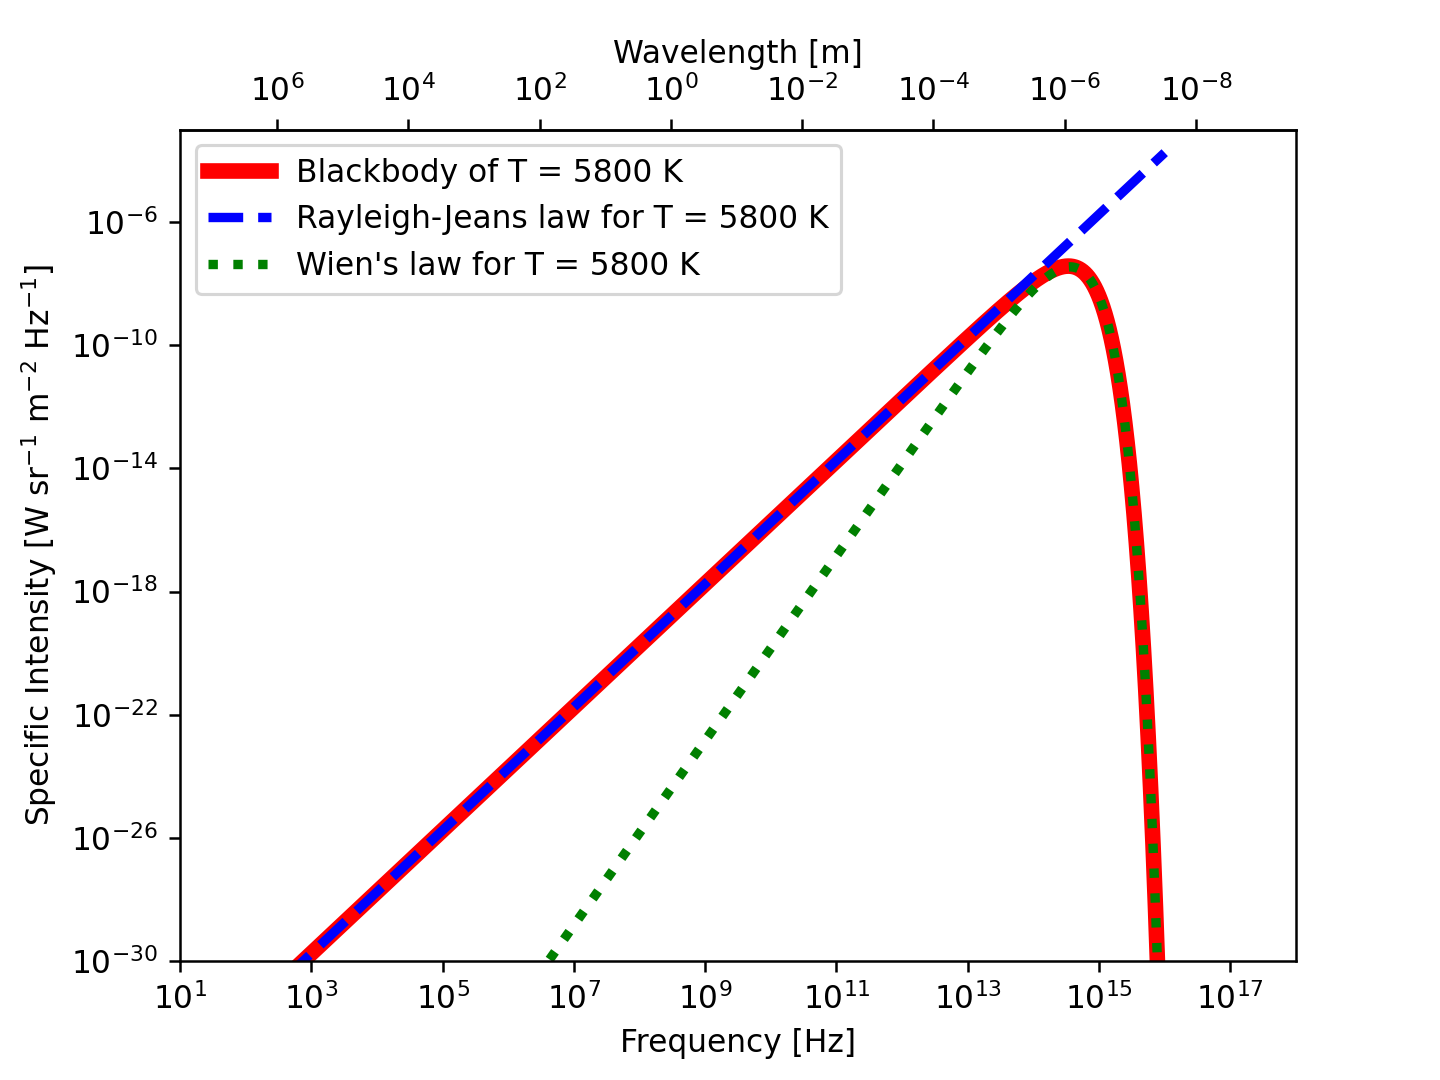

Reproduce this figure in Python.
#!/usr/pkg/bin/python3.9

#
# Time-stamp: <2022/11/13 16:31:51 (CST) daisuke>
#

# importing numpy module
import numpy

# importing scipy module
import scipy.constants

# importing matplotlib module
import matplotlib.figure
import matplotlib.backends.backend_agg

# output file name
file_output = 'ai202209_s09_00_15.png'

#
# function to calculate blackbody curve
#
def bb_nu (frequency, T):
    # speed of light
    c = scipy.constants.physical_constants['speed of light in vacuum']

    # Planck constant
    h = scipy.constants.physical_constants['Planck constant']

    # Boltzmann constant
    k = scipy.constants.physical_constants['Boltzmann constant']

    # calculation of Planck function
    blackbody = 2.0 * h[0] * frequency**3 / c[0]**2 \
        / (numpy.exp (h[0] * frequency / (k[0] * T) ) - 1.0 )

    # returning blackbody curve
    return (blackbody)

# function to calculate Rayleigh-Jeans law
def rj_nu (frequency, T):
    # speed of light
    c = scipy.constants.physical_constants['speed of light in vacuum']

    # Boltzmann constant
    k = scipy.constants.physical_constants['Boltzmann constant']

    # calculation of Rayleigh-Jeans law
    blackbody = 2.0 * frequency**2 * k[0] * T / c[0]**2

    # returning blackbody curve by Rayleigh-Jeans law
    return (blackbody)

# function to calculate Wien's law
def wi_nu (frequency, T):
    # speed of light
    c = scipy.constants.physical_constants['speed of light in vacuum']

    # Planck constant
    h = scipy.constants.physical_constants['Planck constant']

    # Boltzmann constant
    k = scipy.constants.physical_constants['Boltzmann constant']

    # calculation of Wien's law
    blackbody = 2.0 * h[0] * frequency**3 / c[0]**2 \
        * numpy.exp (-h[0] * frequency / (k[0] * T) )

    # returning blackbody curve by Wien's law
    return (blackbody)

# temperature of blackbody
T = 5800.0

# printing temperature of blackbody
print (f'Temperature:')
print (f'  T = {T} K')

# range of frequency (from 10**0 Hz to 10**16 Hz)
frequency_min = 0.0
frequency_max = 16.0

# frequency in Hz
frequency = numpy.logspace (frequency_min, frequency_max, num=16001)

# T = 5800 K blackbody spectrum
bb_5800 = bb_nu (frequency, T)
rj_5800 = rj_nu (frequency, T)
wi_5800 = wi_nu (frequency, T)

# printing Planck function
print (f'Frequency:')
print (f'{frequency}')
print (f'Planck function:')
print (f'{bb_5800}')
print (f'Rayleigh-Jeans law:')
print (f'{rj_5800}')
print (f'Wien\'s law:')
print (f'{wi_5800}')

# making objects "fig", "canvas", and "ax"
fig    = matplotlib.figure.Figure ()
canvas = matplotlib.backends.backend_agg.FigureCanvasAgg (fig)
ax     = fig.add_subplot (111)

# labels
ax.set_xlabel ('Frequency [Hz]')
ax.set_ylabel ('Specific Intensity [W sr$^{-1}$ m$^{-2}$ Hz$^{-1}$]')

# axes
ax.set_xscale ('log')
ax.set_yscale ('log')
ax.set_xlim (10**1, 10**18)
ax.set_ylim (10**-30, 10**-3)

# make secondary X-axis
c   = scipy.constants.physical_constants['speed of light in vacuum'][0]
ax2 = ax.secondary_xaxis (location='top', \
                          functions=(lambda x: c/x, lambda x: c/x) )
ax2.set_xlabel ('Wavelength [m]')

# plotting data
ax.plot (frequency, bb_5800, linestyle='-', color='r', \
         linewidth=5, label='Blackbody of T = 5800 K')
ax.plot (frequency, rj_5800, linestyle='--', color='b', \
         linewidth=3, label='Rayleigh-Jeans law for T = 5800 K')
ax.plot (frequency, wi_5800, linestyle=':', color='g', \
         linewidth=3, label='Wien\'s law for T = 5800 K')
ax.legend ()

# saving the plot into a file
fig.savefig (file_output, dpi=225)
